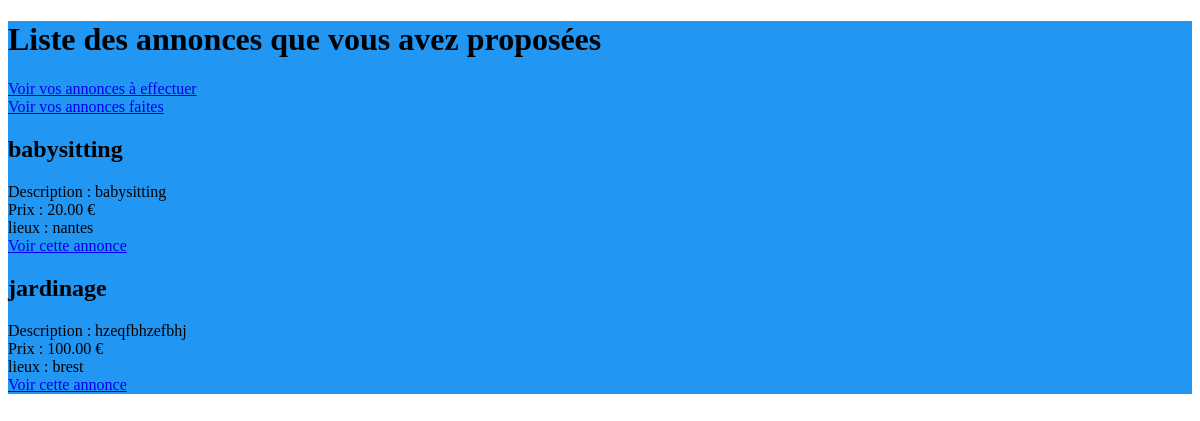
Page /voir_annonces_perso/a_faire (signed in) on the committed database.
### profils/models.py (models this page shows, shortened)
class Annonce (models.Model) :
	titre = models.CharField(max_length=200)
	annonce = models.TextField(null=False)
	date = models.DateTimeField(auto_now_add=True, auto_now=False, verbose_name = "Date de dépôt")
	prix = models.DecimalField(max_digits=5,decimal_places=2)
	annonceur = models.CharField(max_length=100)
	etudiant = models.CharField(max_length=100, blank=True) # blank permet de rendre ce champs optionnel
	lieux = models.CharField(max_length=50)
	distance_max = models.IntegerField()
	numero = models.IntegerField()
	etat = models.CharField(max_length=10)
	postulant = models.CharField(max_length=100, null=True)
	message_postulant = models.TextField(max_length=1000,null=True)

### profils/views.py (the view, shortened to what this page needs)
# urls.py: url(r'^voir_annonces_perso/(?P<etat>\w+$)', views.voir_annonces_afaire),
def voir_annonces_afaire(request, etat):
    print("ok1")
    profil = Profil.objects.get(user = request.user)
    pseudo = request.user.username
    print(pseudo)
    if etat == "a_faire":
        annonces = Annonce.objects.filter(etat="a_faire", annonceur = pseudo)
        return render(request,'profils/list_annonces_perso.html',locals())

### profils/templates/profils/list_annonces_perso.html (shortened to what this page needs)
<!DOCTYPE html>
<html lang="fr">
<head>
{% load static %}
    <link rel="stylesheet" href="{% static 'style.css' %}" />
</head>
<body>
<div class="background">
{% if etat == "a_faire" %}
    <h1>Liste des annonces que vous avez proposées</h1>
    <a href="/voir_annonces_perso/en_cours">Voir vos annonces à effectuer</a></br>
    <a href="/voir_annonces_perso/fait">Voir vos annonces faites</a>
    {% for annonce in annonces %}
        <h2>{{ annonce.titre }}</h2>
        Description : {{annonce.annonce }} <br/>
        Prix : {{ annonce.prix }} € <br/>
        lieux : {{ annonce.lieux }} <br/>
        <a href="{% url "lire_annonce_perso" annonce.numero%}">Voir cette annonce</a>
    {% endfor %}
{% else %}
<h1>Mauvaise URl!</h1>
{% endif %}
</div>
</body>
</html>

### static/style.css (style rules this page uses)
.background { color:black; background-color : #2196F3; background-repeat: no-repeat; background-attachment: fixed; background-size: cover; }

### rows in the picture
Annonce: titre "babysitting", annonce "babysitting", prix "20.00", lieux "nantes"
Annonce: titre "jardinage", annonce "hzeqfbhzefbhj", prix "100.00", lieux "brest"
